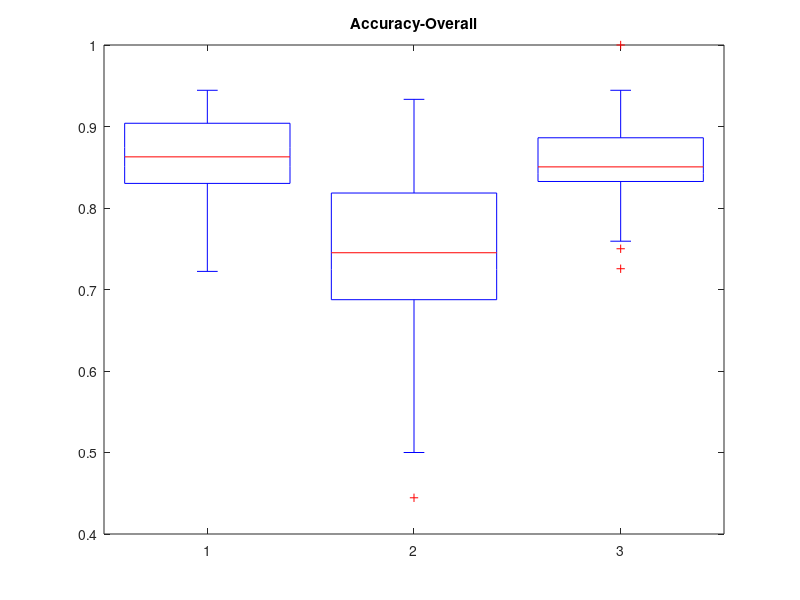
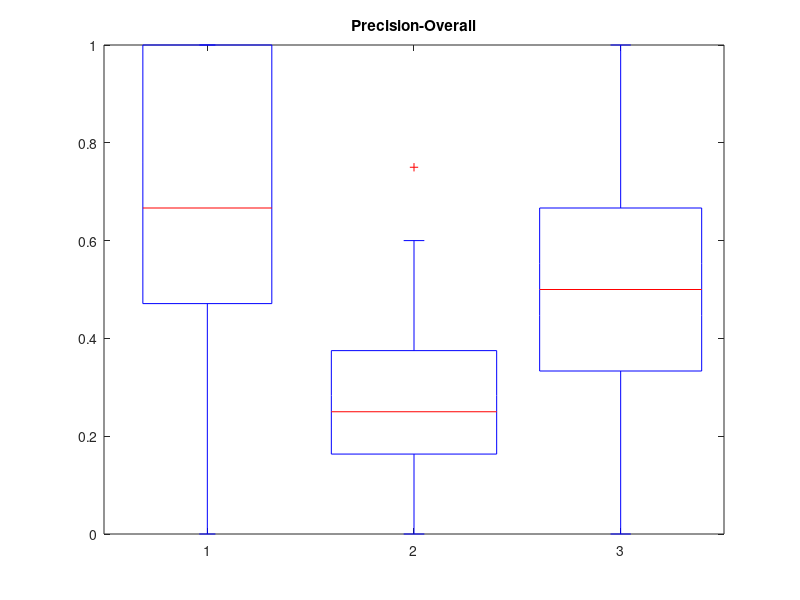
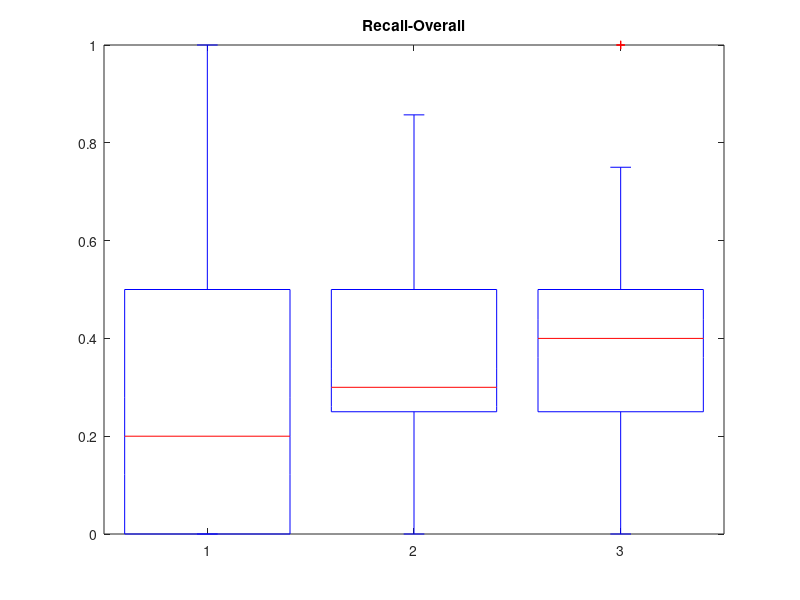
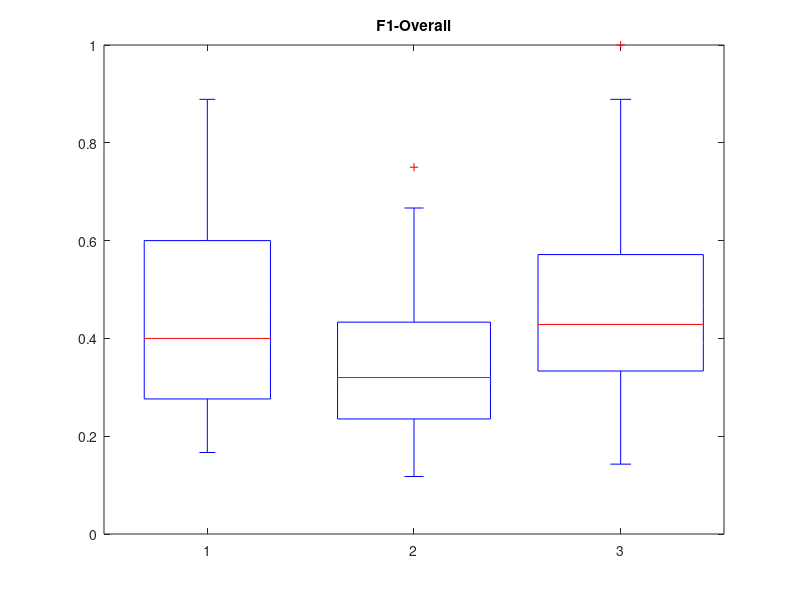

These charts were generated, in order, by the following MATLAB code:
clear;
clc;
close;
addpath('./03results/'); % load function

MultiData    = csvread('MultiTask_softlab.mat.csv');
LogisticData = csvread('Logistic_softlab.mat.csv');
LogisticAll  = csvread('Logistic_softlab.mat_alldatafortrain.csv');

figure
boxplot([MultiData(:,1),LogisticData(:,1),LogisticAll(:,1)]);
title('Accuracy-Overall')

figure
boxplot([MultiData(:,2),LogisticData(:,2),LogisticAll(:,2)]);
title('Precision-Overall')

figure
boxplot([MultiData(:,3),LogisticData(:,3),LogisticAll(:,3)]);
title('Recall-Overall')

figure
boxplot([MultiData(:,4),LogisticData(:,4),LogisticAll(:,4)]);
title('F1-Overall')

figure
boxplot([MultiData(:,5),LogisticData(:,5),LogisticAll(:,5)]);
title('AUC-Overall')